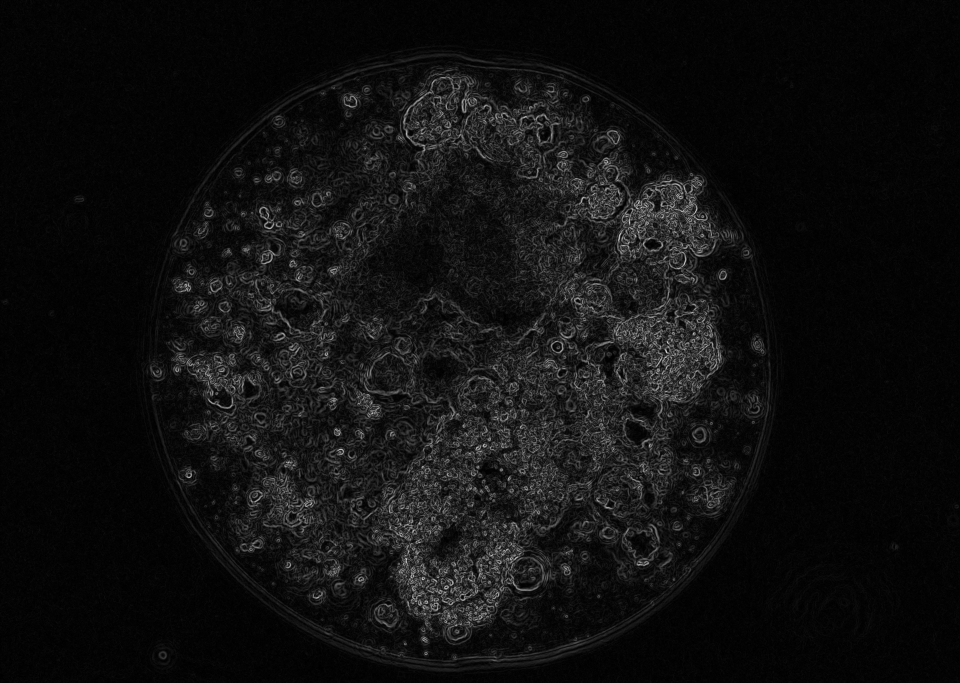
#> input picture api-tests/organoid_codex_polygon_segmentation_test/output/05-十二月-2025_10x00_20260311_232401/general_prior_artifacts/gradient.png, 2880 x 2048 px (shown at 1/3 size)
$ python build_general_image_prior.py --source-png 'output/05-十二月-2025_10x00_20260311_232401/general_prior_artifacts/gradient.png' --out-json out.png --out-dir out   (older library calls are emulated)
#> lines starting #> are read from the running program, lines starting #| are printed output that depends on the picture
#!/usr/bin/env python3
from __future__ import annotations

import argparse
import json
from pathlib import Path
from typing import Any, Dict, List

import cv2
import numpy as np
from PIL import Image


def parse_args() -> argparse.Namespace:
    p = argparse.ArgumentParser(description="Build general image-derived priors for polygon prompt segmentation.")
    p.add_argument("--source-png", required=True)
    p.add_argument("--out-json", required=True)
    p.add_argument("--out-dir", required=True)
    p.add_argument("--cellpose-small-manifest", default="")
    p.add_argument("--cellpose-large-manifest", default="")
    return p.parse_args()


def normalize_u8(arr: np.ndarray) -> np.ndarray:
    arr = arr.astype(np.float32)
    lo = float(np.min(arr))
    hi = float(np.max(arr))
    if hi <= lo:
        return np.zeros(arr.shape, dtype=np.uint8)
    return np.clip((arr - lo) * (255.0 / (hi - lo)), 0, 255).astype(np.uint8)


def load_rgb(path: Path) -> np.ndarray:
    with Image.open(path) as im:
        return np.array(im.convert("RGB"))


def load_json(path: Path) -> Dict[str, Any]:
    return json.loads(path.read_text(encoding="utf-8"))


def load_cellpose_branch(manifest_path: str) -> Dict[str, Any]:
    if not manifest_path:
        return {}
    path = Path(manifest_path).resolve()
    if not path.is_file():
        return {}

    manifest = load_json(path)
    stats_path = Path(manifest.get("mask_stats_json", "")).resolve() if manifest.get("mask_stats_json") else None
    labels_path = Path(manifest.get("filtered_label_png", "")).resolve() if manifest.get("filtered_label_png") else None

    stats: List[Dict[str, Any]] = []
    if stats_path and stats_path.is_file():
        stats = load_json(stats_path)
        stats.sort(key=lambda item: int(item.get("area_px", 0)), reverse=True)

    labels = None
    if labels_path and labels_path.is_file():
        labels = cv2.imread(str(labels_path), cv2.IMREAD_UNCHANGED)
        if labels is not None and labels.ndim == 3:
            labels = labels[:, :, 0]

    return {
        "manifest_path": str(path),
        "overlay_png": manifest.get("overlay_png", ""),
        "filtered_label_png": manifest.get("filtered_label_png", ""),
        "filtered_mask_count": int(manifest.get("filtered_mask_count", 0)),
        "stats_top": stats[:16],
        "labels": labels,
    }


def compute_maps(rgb: np.ndarray) -> Dict[str, np.ndarray]:
    gray = cv2.cvtColor(rgb, cv2.COLOR_RGB2GRAY)
    clahe = cv2.createCLAHE(clipLimit=2.0, tileGridSize=(8, 8)).apply(gray)
    blur = cv2.GaussianBlur(clahe, (5, 5), 0)
    gx = cv2.Sobel(blur, cv2.CV_32F, 1, 0, ksize=3)
    gy = cv2.Sobel(blur, cv2.CV_32F, 0, 1, ksize=3)
    grad = cv2.magnitude(gx, gy)
    med = float(np.median(blur))
    edges = cv2.Canny(blur, int(max(10, 0.66 * med)), int(min(255, 1.33 * med + 20)))
    bg = cv2.GaussianBlur(blur, (0, 0), 17)
    residual = np.clip(bg.astype(np.float32) - blur.astype(np.float32), 0, None)
    return {"gray": gray, "clahe": clahe, "blur": blur, "grad": grad, "edges": edges, "residual": residual}


def top_blob_candidates(blur: np.ndarray, max_n: int = 20) -> List[Dict[str, Any]]:
    valid = blur > 5
    thr = float(np.percentile(blur[valid], 30)) if np.any(valid) else 80.0
    dark = ((blur < thr) & valid).astype(np.uint8) * 255
    dark = cv2.morphologyEx(dark, cv2.MORPH_OPEN, np.ones((3, 3), np.uint8))
    num, labels, stats, cents = cv2.connectedComponentsWithStats((dark > 0).astype(np.uint8), connectivity=8)
    out: List[Dict[str, Any]] = []
    for idx in range(1, num):
        x, y, w, h, area = map(int, stats[idx])
        if area < 25:
          continue
        out.append(
            {
                "center_x_px": round(float(cents[idx][0]), 2),
                "center_y_px": round(float(cents[idx][1]), 2),
                "area_px": area,
                "bbox_x0": x,
                "bbox_y0": y,
                "bbox_x1": x + w,
                "bbox_y1": y + h,
            }
        )
    out.sort(key=lambda item: item["area_px"], reverse=True)
    return out[:max_n]


def large_mass_candidates(blur: np.ndarray, residual: np.ndarray) -> tuple[np.ndarray, List[Dict[str, Any]]]:
    h, w = blur.shape
    cx = w / 2.0
    cy = h / 2.0
    r = min(h, w) * 0.42
    yy, xx = np.ogrid[:h, :w]
    central = ((xx - cx) ** 2 + (yy - cy) ** 2) <= r ** 2

    residual_thr = float(np.percentile(residual[central], 62))
    dark_thr = float(np.percentile(blur[central], 40))
    mask = (((residual >= residual_thr) | (blur <= dark_thr)) & central).astype(np.uint8) * 255
    mask = cv2.morphologyEx(mask, cv2.MORPH_OPEN, np.ones((5, 5), np.uint8))
    mask = cv2.morphologyEx(mask, cv2.MORPH_CLOSE, np.ones((9, 9), np.uint8))

    num, labels, stats, cents = cv2.connectedComponentsWithStats((mask > 0).astype(np.uint8), connectivity=8)
    regions: List[Dict[str, Any]] = []
    vis = np.zeros_like(mask)
    keep_id = 0
    for idx in range(1, num):
        x, y, bw, bh, area = map(int, stats[idx])
        if area < 2500:
            continue
        keep_id += 1
        vis[labels == idx] = keep_id
        regions.append(
            {
                "mass_id": keep_id,
                "center_x_px": round(float(cents[idx][0]), 2),
                "center_y_px": round(float(cents[idx][1]), 2),
                "area_px": area,
                "bbox_x0": x,
                "bbox_y0": y,
                "bbox_x1": x + bw,
                "bbox_y1": y + bh,
            }
        )
    regions.sort(key=lambda item: item["area_px"], reverse=True)
    return vis, regions[:12]


def render_blob_overlay(rgb: np.ndarray, blobs: List[Dict[str, Any]]) -> np.ndarray:
    vis = rgb.copy()
    for i, blob in enumerate(blobs, start=1):
        x0, y0 = int(blob["bbox_x0"]), int(blob["bbox_y0"])
        x1, y1 = int(blob["bbox_x1"]), int(blob["bbox_y1"])
        cv2.rectangle(vis, (x0, y0), (x1, y1), (255, 255, 0), 1)
        cv2.putText(vis, str(i), (x0, max(12, y0 - 2)), cv2.FONT_HERSHEY_SIMPLEX, 0.45, (255, 80, 80), 1, cv2.LINE_AA)
    return vis


def render_mass_overlay(rgb: np.ndarray, mass_labels: np.ndarray) -> np.ndarray:
    vis = rgb.copy()
    for lid in [int(x) for x in np.unique(mass_labels) if int(x) > 0]:
        mask = (mass_labels == lid).astype(np.uint8)
        fill = vis.copy()
        fill[mask > 0] = (255, 120, 80)
        vis = cv2.addWeighted(fill, 0.20, vis, 0.80, 0)
        contours, _ = cv2.findContours(mask, cv2.RETR_EXTERNAL, cv2.CHAIN_APPROX_SIMPLE)
        cv2.drawContours(vis, contours, -1, (255, 120, 80), 2)
    return vis


def render_branch_contours(vis: np.ndarray, labels: np.ndarray | None, color: tuple[int, int, int], thickness: int) -> None:
    if labels is None:
        return
    ids = [int(x) for x in np.unique(labels) if int(x) > 0]
    for lid in ids:
        mask = (labels == lid).astype(np.uint8)
        contours, _ = cv2.findContours(mask, cv2.RETR_EXTERNAL, cv2.CHAIN_APPROX_SIMPLE)
        if contours:
            cv2.drawContours(vis, contours, -1, color, thickness)


def render_combined_prior_overlay(
    rgb: np.ndarray,
    edges: np.ndarray,
    blobs: List[Dict[str, Any]],
    mass_labels: np.ndarray,
    small_branch: Dict[str, Any],
    large_branch: Dict[str, Any],
) -> np.ndarray:
    vis = rgb.copy()

    # Sparse edges help the refine pass tighten boundaries without overwhelming the image.
    vis[edges > 0] = (40, 220, 90)

    for blob in blobs[:12]:
        x0, y0 = int(blob["bbox_x0"]), int(blob["bbox_y0"])
        x1, y1 = int(blob["bbox_x1"]), int(blob["bbox_y1"])
        cv2.rectangle(vis, (x0, y0), (x1, y1), (255, 240, 90), 1)

    for lid in [int(x) for x in np.unique(mass_labels) if int(x) > 0]:
        mask = (mass_labels == lid).astype(np.uint8)
        fill = vis.copy()
        fill[mask > 0] = (255, 125, 80)
        vis = cv2.addWeighted(fill, 0.12, vis, 0.88, 0)
        contours, _ = cv2.findContours(mask, cv2.RETR_EXTERNAL, cv2.CHAIN_APPROX_SIMPLE)
        if contours:
            cv2.drawContours(vis, contours, -1, (255, 125, 80), 2)

    render_branch_contours(vis, small_branch.get("labels"), (70, 210, 255), 1)
    render_branch_contours(vis, large_branch.get("labels"), (255, 80, 220), 2)
    return vis


def main() -> None:
    args = parse_args()
    source_png = Path(args.source_png).resolve()
    out_json = Path(args.out_json).resolve()
    out_dir = Path(args.out_dir).resolve()
    out_dir.mkdir(parents=True, exist_ok=True)

    rgb = load_rgb(source_png)
#> in load_rgb, im is the input picture: PIL image 2880x2048 L; min 0, max 255, mean 16.2
    maps = compute_maps(rgb)
#> in compute_maps, `med = float(np.median(blur))`: med = 19
#> in compute_maps, `edges = cv2.Canny(blur, int(max(10, 0.66 * med)), int(min(255, 1.33 * ..`:
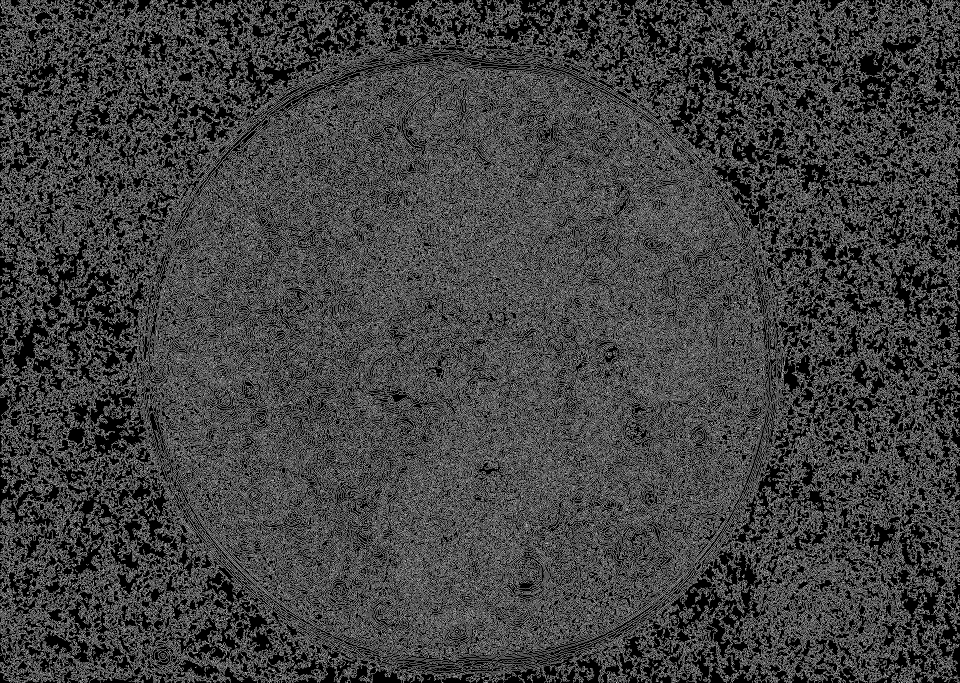
#> edges: shape (2048, 2880) (shown at 1/3 size); 25.7% white in thin lines or dots
#> maps = 6 items
    blobs = top_blob_candidates(maps["blur"])
#> in top_blob_candidates, `valid = blur > 5`:
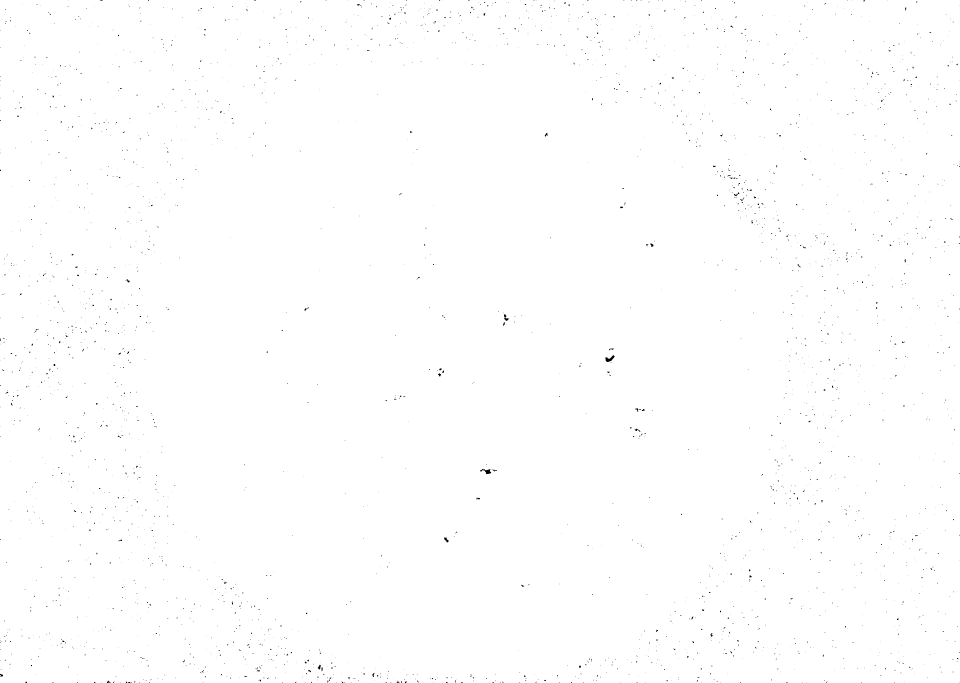
#> valid: shape (2048, 2880) bool (shown at 1/3 size); 99.8% white; black in thin lines or dots
#> in top_blob_candidates, `thr = float(np.percentile(blur[valid], 30)) if np.any(valid) else 80.0`: thr = 14
#> in top_blob_candidates, `num, labels, stats, cents = cv2.connectedComponentsWithStats((dark > 0..`:
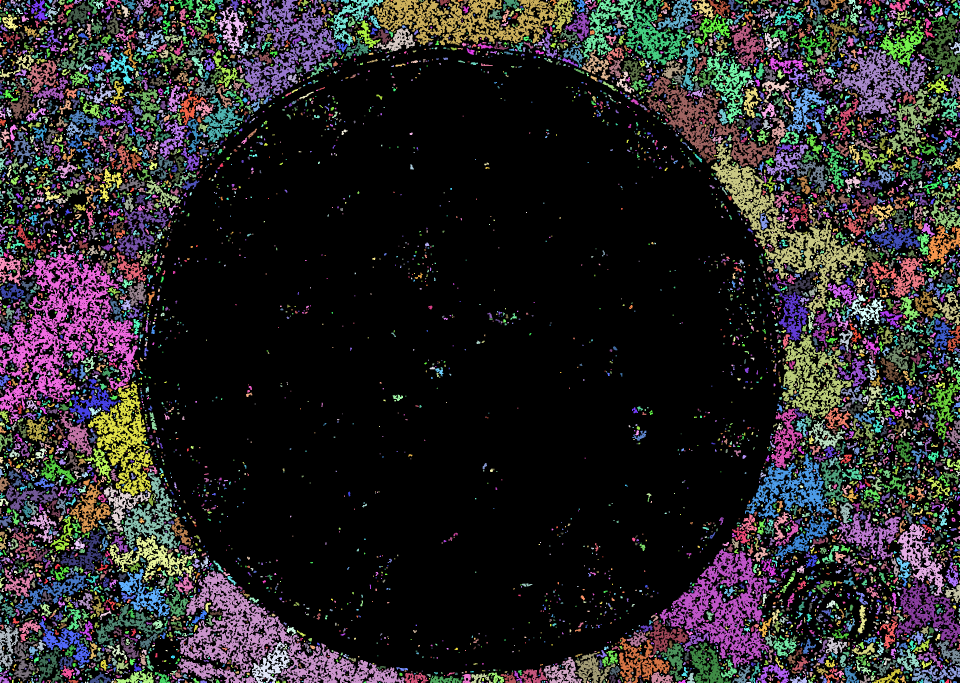
#> labels: shape (2048, 2880) int32 (shown at 1/3 size); 9373 distinct labels, from 0 to 9372; one colour per label, 0 black
#> in top_blob_candidates, `num, labels, stats, cents = cv2.connectedComponentsWithStats((dark > 0..`: num = 9373; cents = 9373 pairs, first value 0.5 to 2878.5, second value 0.5 to 2046.5
#> the loop in top_blob_candidates, `for idx in range(1, num):` made 9372 passes
#> (x, y, w, h, area) on passes 1, 2, 4: (0, 0, 5, 10, 32), (32, 0, 14, 12, 118), (55, 0, 6, 4, 22)
#> after the loop in top_blob_candidates, `for idx in range(1, num):`: out = 5029 items
#> blobs = 20 items
    mass_labels, masses = large_mass_candidates(maps["blur"], maps["residual"])
#> in large_mass_candidates, `residual_thr = float(np.percentile(residual[central], 62))`: residual_thr = 13
#> in large_mass_candidates, `dark_thr = float(np.percentile(blur[central], 40))`: dark_thr = 51
#> in large_mass_candidates, `num, labels, stats, cents = cv2.connectedComponentsWithStats((mask > 0..`:
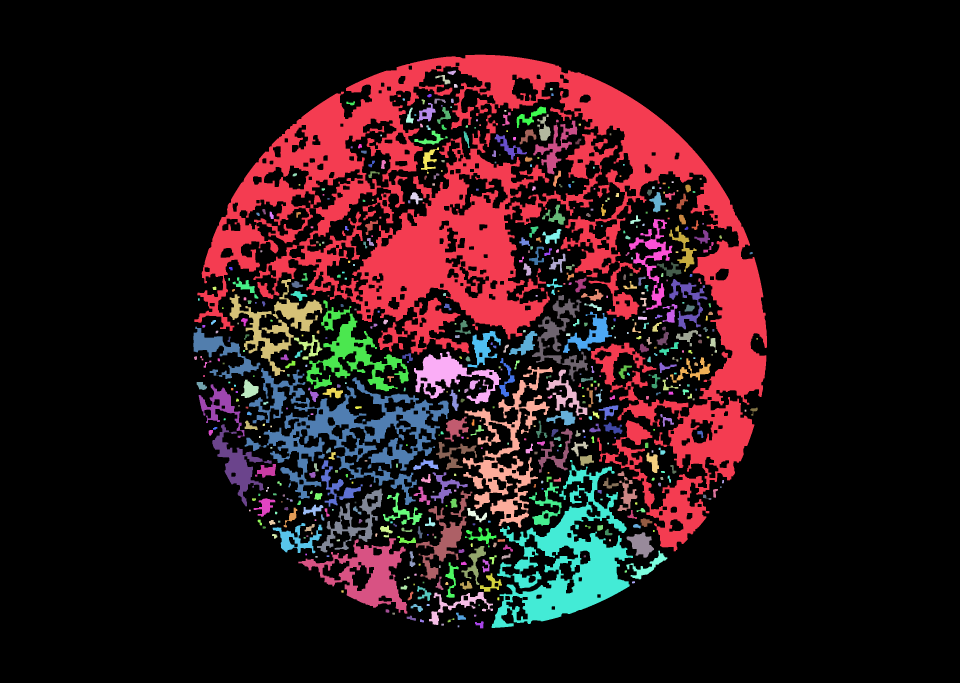
#> labels: shape (2048, 2880) int32 (shown at 1/3 size); 566 distinct labels, from 0 to 565; one colour per label, 0 black
#> in large_mass_candidates, `num, labels, stats, cents = cv2.connectedComponentsWithStats((mask > 0..`: num = 566; stats = 566 rows, first 6: [0, 0, 2880, 2048, 4772282], [583, 164, 1718, 1490, 620982], [1343, 212, 25, 13, 212], [1306, 225, 45, 28, 447], [1362, 252, 11, 11, 110], [1650, 264, 8, 7, 56]; cents = 566 pairs, first value 586.4 to 2271, second value 217.5 to 1878.5
#> the loop in large_mass_candidates, `for idx in range(1, num):` made 565 passes
#> after the loop in large_mass_candidates, `for idx in range(1, num):`:
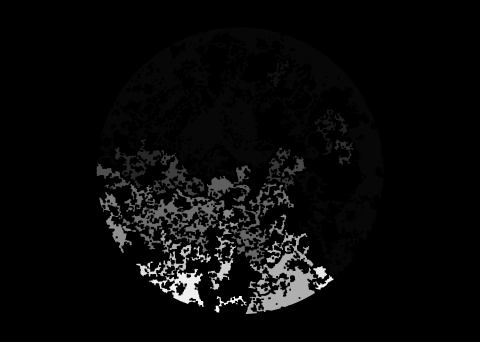
#> vis: shape (2048, 2880) (shown at 1/6 size); min 0, max 32, mean 1.2; drawn with min black and max white
#> after the loop in large_mass_candidates, `for idx in range(1, num):`: keep_id = 32; regions = 32 items
#> masses = 12 items
    small_branch = load_cellpose_branch(args.cellpose_small_manifest)
    large_branch = load_cellpose_branch(args.cellpose_large_manifest)

    gradient_png = out_dir / "gradient.png"
    edge_overlay_png = out_dir / "edge_overlay.png"
    blob_overlay_png = out_dir / "blob_overlay.png"
    mass_overlay_png = out_dir / "mass_overlay.png"
    combined_prior_overlay_png = out_dir / "combined_prior_overlay.png"

    Image.fromarray(normalize_u8(maps["grad"])).save(str(gradient_png))
#> in normalize_u8, `lo = float(np.min(arr))`: lo = 0
#> in normalize_u8, `hi = float(np.max(arr))`: hi = 516.1
    edge_overlay = rgb.copy()
    edge_overlay[maps["edges"] > 0] = (0, 255, 0)
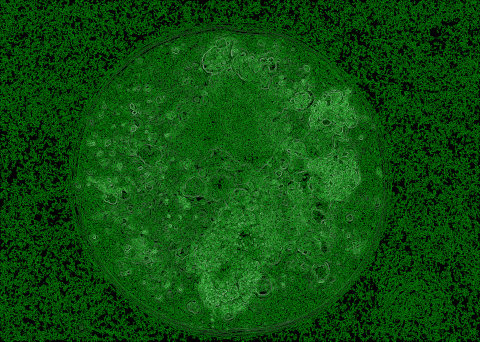
#> edge_overlay: shape (2048, 2880, 3) (shown at 1/6 size); mean of channels 0, 1, 2 11.5, 77, 11.5; drawn as B, G, R
    Image.fromarray(edge_overlay).save(str(edge_overlay_png))
    Image.fromarray(render_blob_overlay(rgb, blobs)).save(str(blob_overlay_png))
#> the loop in render_blob_overlay, `for i, blob in enumerate(blobs, start=1):` made 20 passes
#> (x0, y0, x1, y1) on passes 1 to 8: (0, 750, 415, 1238), (532, 1712, 1214, 2048), (2133, 421, 2601, 941), (1979, 1647, 2314, 2003), (1117, 0, 1672, 136), (713, 0, 1010, 304), (1940, 230, 2329, 501), (264, 1145, 459, 1488)
    Image.fromarray(render_mass_overlay(rgb, mass_labels)).save(str(mass_overlay_png))
#> the loop in render_mass_overlay, `for lid in [int(x) for x in np.unique(mass_labels) if int(x) > 0]:` made 32 passes
    Image.fromarray(
        render_combined_prior_overlay(
            rgb,
            maps["edges"],
            blobs,
            mass_labels,
            small_branch,
            large_branch,
        )
    ).save(str(combined_prior_overlay_png))
#> the loop in render_combined_prior_overlay, `for blob in blobs[:12]:` made 12 passes
#> the loop in render_combined_prior_overlay, `for lid in [int(x) for x in np.unique(mass_labels) if int(x) > 0]:` made 32 passes
#> after the loop in render_combined_prior_overlay, `for lid in [int(x) for x in np.unique(mass_labels) if int(x) > 0]:`:
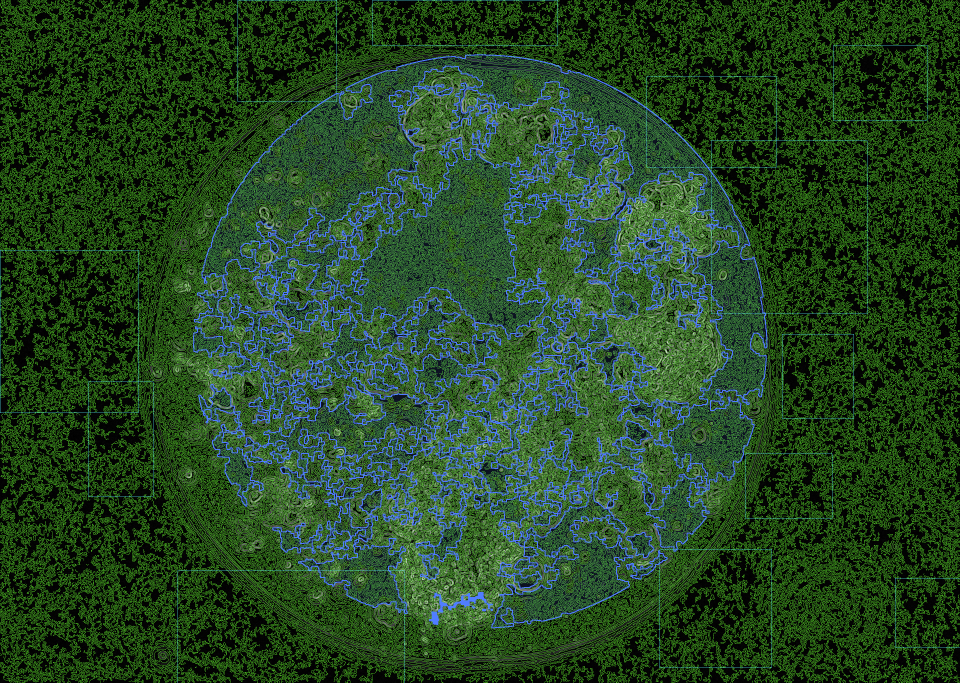
#> fill: shape (2048, 2880, 3) (shown at 1/3 size); mean of channels 0, 1, 2 36.7, 71.3, 37.2; drawn as B, G, R

    payload = {
        "source_png": str(source_png),
        "image_width_px": int(rgb.shape[1]),
        "image_height_px": int(rgb.shape[0]),
        "blob_candidates": blobs,
        "large_mass_candidates": masses,
        "cellpose_small": {
            "filtered_mask_count": int(small_branch.get("filtered_mask_count", 0)),
            "stats_top": small_branch.get("stats_top", []),
        },
        "cellpose_large": {
            "filtered_mask_count": int(large_branch.get("filtered_mask_count", 0)),
            "stats_top": large_branch.get("stats_top", []),
        },
        "artifacts": {
            "gradient_png": str(gradient_png),
            "edge_overlay_png": str(edge_overlay_png),
            "blob_overlay_png": str(blob_overlay_png),
            "mass_overlay_png": str(mass_overlay_png),
            "combined_prior_overlay_png": str(combined_prior_overlay_png),
            "cellpose_small_overlay_png": small_branch.get("overlay_png", ""),
            "cellpose_large_overlay_png": large_branch.get("overlay_png", ""),
        }
    }
    out_json.write_text(json.dumps(payload, ensure_ascii=False, indent=2), encoding="utf-8")
    print(json.dumps({"out_json": str(out_json), "n_blobs": len(blobs), "n_masses": len(masses)}))
#| {"out_json": "api-tests/organoid_codex_polygon_segmentation_test/out.png", "n_blobs": 20, "n_masses": 12}


if __name__ == "__main__":
    main()
